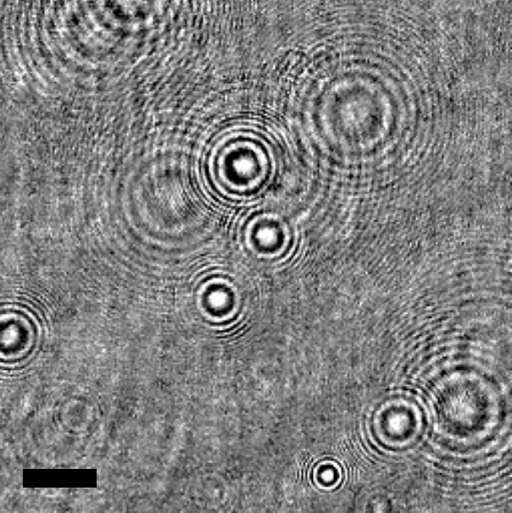
#> input picture images/hologram4_resized.png, 512 x 513 px; its folder holds 5 pictures in this run
$ python asm.py
#> lines starting #> are read from the running program, lines starting #| are printed output that depends on the picture; long printed decimals are rounded
#!/usr/bin/env python3
import numpy as np
import cv2
from scipy.fft import fft2, ifft2, fftshift, ifftshift
import os,sys
import subprocess
import glob

def angular_spectrum_propagation(hologram, wavelength, distance, dx, dy):
    """
    Performs Angular Spectrum Method (ASM) propagation in Python.

    Args:
        hologram (np.ndarray): The initial complex-valued hologram field (2D array).
        wavelength (float): Wavelength of the light (in meters).
        distance (float): Propagation distance (in meters).
        dx (float): Pixel pitch in the x-direction (in meters).
        dy (float): Pixel pitch in the y-direction (in meters).

    Returns:
        np.ndarray: The propagated complex-valued field.
    """
    ny, nx = hologram.shape

    # Calculate spatial frequency coordinates
    fx = np.fft.fftfreq(nx, d=dx)
    fy = np.fft.fftfreq(ny, d=dy)

    # Create the meshgrid for spatial frequencies
    FX, FY = np.meshgrid(fx, fy)

    # Calculate the spatial frequency squared
    FX2_plus_FY2 = FX**2 + FY**2

    # Calculate the propagation kernel H in the frequency domain
    k = 2 * np.pi / wavelength

    # The evanescent waves (negative square root) are handled by setting the kernel to 0
    # for frequencies beyond the cutoff, but numpy handles the complex numbers for us.
    propagator_exponent = k * np.sqrt(1.0 - (wavelength * FX)**2 - (wavelength * FY)**2)
    H = np.exp(1j * propagator_exponent * distance)

    # Transform the initial field to the frequency domain
    U0_freq = fftshift(fft2(ifftshift(hologram)))

    # Multiply by the propagation kernel
    U_freq = U0_freq * H

    # Inverse transform to get the propagated field in the spatial domain
    U_prop = fftshift(ifft2(ifftshift(U_freq)))

    return U_prop

def calculate_dihm_propagation_kernel(hologram, wavelength, distance_1, distance_2, dx, dy):
    """
    Calculates the propagation kernel for a double-heterodyne (DIHM) setup
    by performing two successive ASM propagations.

    Args:
        hologram (np.ndarray): The initial complex-valued hologram field (2D array).
        wavelength (float): Wavelength of the light (in meters).
        distance_1 (float): First propagation distance (in meters).
        distance_2 (float): Second propagation distance (in meters).
        dx (float): Pixel pitch in the x-direction (in meters).
        dy (float): Pixel pitch in the y-direction (in meters).

    Returns:
        np.ndarray: The numerically reconstructed DIHM hologram.
    """
    # First propagation
    propagated_field_1 = angular_spectrum_propagation(hologram, wavelength, distance_1, dx, dy)

    # Second propagation
    # In a DIHM setup, the second distance might be negative for back-propagation
    # or involve a different setup. This example performs another forward propagation
    # for illustration. For reconstruction, you typically propagate forward and then
    # backpropagate to the object plane. Backpropagation is achieved by using a
    # negative propagation distance.
    propagated_field_2 = angular_spectrum_propagation(propagated_field_1, wavelength, distance_2, dx, dy)

    return propagated_field_1

# Example Usage:
if __name__ == '__main__':
    # Define parameters for a hypothetical hologram
    destination_path_safe = os.path.join(os.path.dirname(os.path.realpath(__file__)), os.path.join('images', 'hologram4_resized.png'))
    hologram = cv2.imread(destination_path_safe, cv2.IMREAD_GRAYSCALE).astype(np.float32)
#> hologram: shape (513, 512) float32; min 0, max 255, mean 127
    hologram = hologram[:512, :512]  # Ensure it's 512x512 for this example
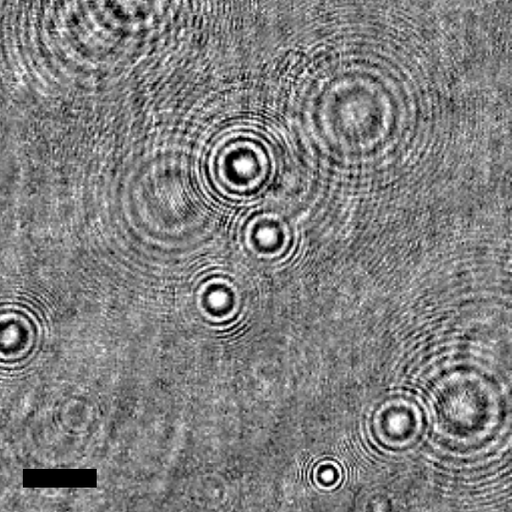
#> hologram: shape (512, 512) float32; min 0, max 255, mean 127
    nx, ny = 512, 512
    dx, dy = 2e-6, 2e-6  # 5 micrometers pixel pitch
    wavelength = 633e-9 # 633 nm (red laser)
    distance_1 = 1e-3  # 1 mm
    distance_2 = -1e-3 # -1 mm (back-propagation)

    # Create a dummy hologram (e.g., a simple phase object)
    x = np.arange(0, nx) * dx
    y = np.arange(0, ny) * dy
    X, Y = np.meshgrid(x, y)

    """
    # Create a simple test object (e.g., a circular phase shift)
    center_x, center_y = nx * dx / 2, ny * dy / 2
    radius = 50 * dx
    mask = ((X - center_x)**2 + (Y - center_y)**2) < radius**2
    phase_shift = np.zeros((ny, nx))
    phase_shift[mask] = np.pi / 2

    hologram = np.exp(1j * phase_shift)
    """
    # os.system("mkdir -p recon")
    recon_path = os.path.join(os.path.dirname(os.path.realpath(__file__)), 'recon')
    # [4 lines of commented-out code are left out]
    frameno = 0
    for distance in np.arange(0.08e-3, 0.30e-3, 0.003e-3):

        # Calculate the double-heterodyne propagation
        reconstructed_hologram = calculate_dihm_propagation_kernel(
            hologram, wavelength, distance, -distance, dx, dy
        )
        frameno += 1
        print(f"Distance: {distance*1e3:.3f} mm")
        recon_write_path = os.path.join(recon_path, f'recon{frameno:05d}.png')
        cv2.imwrite(recon_write_path, np.abs(reconstructed_hologram) / np.max(np.abs(reconstructed_hologram)) * 255)
#> this loop made 74 passes
#> pass 1, `cv2.imwrite(recon_write_path, np.abs(reconstructed_hologram) / np.max(..`:
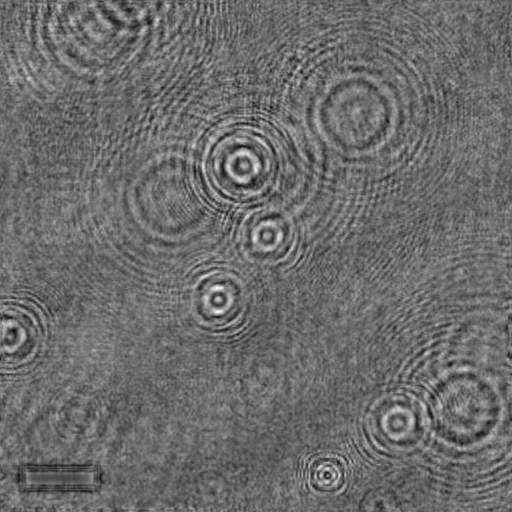
#> saved as recon00001.png: shape (512, 512); min 4, max 255, mean 107.7
#> after the loop, frameno = 74

    # Print the reconstructed field's shape and some values
    print("Original hologram shape:", hologram.shape)
#| Original hologram shape: (512, 512)
    print("Reconstructed hologram shape:", reconstructed_hologram.shape)
#| Reconstructed hologram shape: (512, 512)
    print("Magnitude of a central point:", np.abs(reconstructed_hologram[ny//2, nx//2]))
#| Magnitude of a central point: 68.180
    # os.system("eog recon/")
    png_files = glob.glob(os.path.join(recon_path, '*.png'))
    # os.startfile(png_files[0])
    while True:
        for png_file in png_files:
            cv2.imshow('Reconstructed Hologram', cv2.imread(png_file))
            k = cv2.waitKey(10)  # Display each image for 10 ms
            print(k)
            if k & 255 == 27:  # Press 'Esc' to exit
                break

#> (the run stopped early here; a loop or call above may not have finished)
